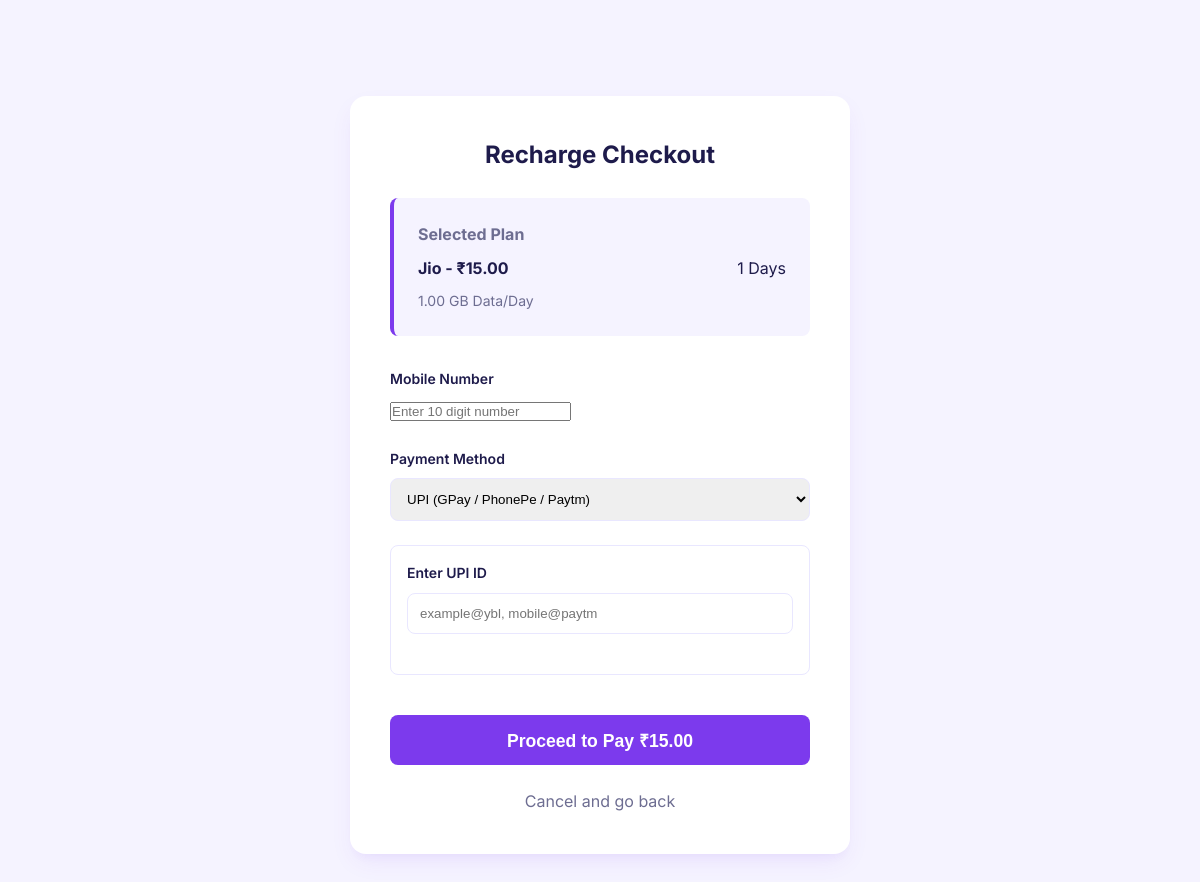
The page /recharge.php?id=16 on the database its author committed.
### tables this page shows
CREATE TABLE IF NOT EXISTS plans (
    id INT AUTO_INCREMENT PRIMARY KEY,
    operator ENUM('Jio', 'Airtel', 'VI') NOT NULL,
    price DECIMAL(10, 2) NOT NULL,
    validity INT NOT NULL,  
    data_per_day DECIMAL(5, 2) NOT NULL,  
    is_best_plan BOOLEAN DEFAULT FALSE,
    category ENUM('Budget', 'Unlimited', 'Long Validity', 'OTT Bundled') DEFAULT 'Unlimited',
    ott_subscription VARCHAR(100) DEFAULT NULL,
    cost_per_day DECIMAL(10, 2) GENERATED ALWAYS AS (price / validity) STORED,
    created_at TIMESTAMP DEFAULT CURRENT_TIMESTAMP
);

### recharge.php (the view, shortened to what this page needs)
<?php
require_once 'db.php';
$plan_id = $_GET['id'] ?? ($_POST['plan_id'] ?? null);
$stmt = $pdo->prepare("SELECT * FROM plans WHERE id = ?");
$stmt->execute([$plan_id]);
$plan = $stmt->fetch();
?>
<!DOCTYPE html>
<html lang="en">
<head>
    <link rel="stylesheet" href="style.css">
</head>
<body>
<div class="container">
    <div class="checkout-container">
        <h2 style="margin-bottom: 1.5rem; text-align: center;">Recharge Checkout</h2>
        <div class="plan-summary">
            <h4 style="color: var(--text-muted); margin-bottom: 0.5rem;">Selected Plan</h4>
            <div style="display: flex; justify-content: space-between; align-items: center;">
                <strong><?php echo $plan['operator']; ?> - ₹<?php echo $plan['price']; ?></strong>
                <span><?php echo $plan['validity']; ?> Days</span>
            </div>
            <p style="font-size: 0.875rem; color: var(--text-muted); margin-top: 0.5rem;">
                <?php echo $plan['data_per_day']; ?> GB Data/Day
            </p>
        </div>
        <form method="POST" action="recharge.php?id=<?php echo $plan['id']; ?>">
<div class="filter-group">
    <label>Mobile Number</label>
    <input type="tel" name="mobile_number" placeholder="Enter 10 digit number" maxlength="10" pattern="[0-9]{10}" title="Please enter a 10-digit mobile number" required oninput="this.value = this.value.replace(/[^0-9]/g, '');">
</div>
            <div class="filter-group">
                <label>Payment Method</label>
                <select id="payment_method" name="payment_method" onchange="togglePaymentFields()" required>
                    <option value="upi">UPI (GPay / PhonePe / Paytm)</option>
                </select>
            </div>
            <div id="upi_fields" style="display: block; border: 1px solid var(--border-color); padding: 1rem; border-radius: 8px; margin-bottom: 1.5rem;">
                <div class="filter-group">
                    <label>Enter UPI ID</label>
                    <input type="text" name="upi_id" placeholder="example@ybl, mobile@paytm">
                </div>
            </div>
            <button type="submit" name="process_recharge" class="btn-apply" style="margin-top: 1rem; font-size: 1.1rem; height: 50px;">
                Proceed to Pay ₹<?php echo $plan['price']; ?>
            </button>
            <a href="index.php" style="display: block; text-align: center; margin-top: 1.5rem; color: var(--text-muted); text-decoration: none;">
                Cancel and go back
            </a>
        </form>
    </div>
</div>
</body>
</html>

### style.css (style rules this page uses)
:root { --primary: #7c3aed; --primary-hover: #6d28d9; --bg-color: #f5f3ff; --card-bg: #ffffff; --text-main: #1e1b4b; --text-muted: #6d6d91; --border-color: #e9e7ff; --accent-jio: #005eb8; --accent-airtel: #e30613; --accent-vi: #ffb400; --shadow: 0 10px 25px -5px rgba(124, 58, 237, 0.1), 0 8px 10px -6px rgba(124, 58, 237, 0.05); --radius: 16px; }
* { margin: 0; padding: 0; box-sizing: border-box; }
body { font-family: 'Inter', sans-serif; background-color: var(--bg-color); color: var(--text-main); line-height: 1.6; }
.container { max-width: 1200px; margin: 0 auto; padding: 2rem; }
.filter-group { margin-bottom: 1.5rem; }
.filter-group label { display: block; font-size: 0.875rem; font-weight: 600; margin-bottom: 0.5rem; }
.filter-group select, .filter-group input[type="text"], .filter-group input[type="number"] { width: 100%; padding: 0.75rem; border: 1px solid var(--border-color); border-radius: 8px; outline: none; transition: border-color 0.2s; }
.btn-apply { width: 100%; padding: 0.75rem; background: var(--primary); color: white; border: none; border-radius: 8px; font-weight: 600; cursor: pointer; transition: background 0.2s; }

### recharge.php (style rules this page uses)
.checkout-container { max-width: 500px; margin: 4rem auto; background: white; padding: 2.5rem; border-radius: var(--radius); box-shadow: var(--shadow); }
.plan-summary { background: var(--bg-color); padding: 1.5rem; border-radius: 8px; margin-bottom: 2rem; border-left: 4px solid var(--primary); }

### rows shown on the page
plans: operator "Jio", price "15.00", validity "1", data_per_day "1.00"
